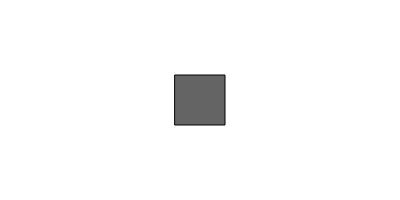
Frame 1 (no input)
Frame 60 (no input): identical to frame 1, image omitted
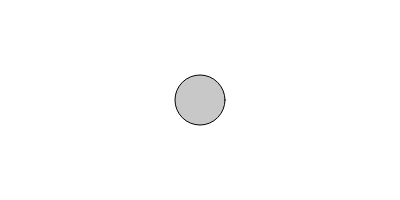
Frame 120 (the mouse pressed at the canvas centre since frame 60)

The p5.js sketch that drew these frames (run headless with seeded random() and noise() and a simulated clock; from frame 60 on, the mouse is pressed at the canvas centre):

// p5.js sketch
// ── sketch.js
let cuadrao; // creamos una variable tipo boolean

function setup() {
  createCanvas(400, 200);
  rectMode(CENTER);
  cuadrao = true; // asignamos valor inicial
}
function draw() {
  background(255);
  print("boolean cuadrao es: " + cuadrao + " --- Entonces ");

  if (cuadrao == true) {
    // haz una cosa
    print("SOY un cuadrado");
    fill(100,100,100);
    rect(width/2, height/2, 50, 50);
  } else {
    // haz otra cosa
    print("NO SOY un cuadrado");
    fill(200,200,200);
    ellipse(width/2, height/2, 50, 50);
  }
}

function mousePressed() {
  // el simbolo "!" significa "opuesto a"
  // es decir, si es verdadero, le asigna falso
  // y si es falso, le asigna verdadero
  cuadrao = !cuadrao;
}
